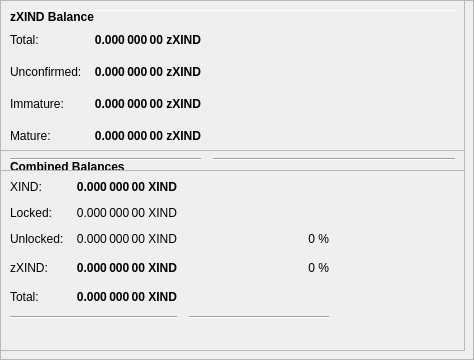
        <widget class="QFrame" name="frameObfuscation">
         <property name="minimumSize">
          <size>
           <width>0</width>
           <height>350</height>
          </size>
         </property>
         <property name="layoutDirection">
          <enum>Qt::LeftToRight</enum>
         </property>
         <property name="frameShape">
          <enum>QFrame::StyledPanel</enum>
         </property>
         <property name="frameShadow">
          <enum>QFrame::Raised</enum>
         </property>
         <widget class="QPushButton" name="runAutoDenom">
          <property name="geometry">
           <rect>
            <x>251</x>
            <y>17</y>
            <width>1</width>
            <height>1</height>
           </rect>
          </property>
          <property name="palette">
           <palette>
            <active>
             <colorrole role="WindowText">
              <brush brushstyle="SolidPattern">
               <color alpha="255">
                <red>0</red>
                <green>0</green>
                <blue>0</blue>
               </color>
              </brush>
             </colorrole>
             <colorrole role="Button">
              <brush brushstyle="SolidPattern">
               <color alpha="255">
                <red>239</red>
                <green>238</green>
                <blue>238</blue>
               </color>
              </brush>
             </colorrole>
             <colorrole role="Light">
              <brush brushstyle="SolidPattern">
               <color alpha="255">
                <red>255</red>
                <green>255</green>
                <blue>255</blue>
               </color>
              </brush>
             </colorrole>
             <colorrole role="Midlight">
              <brush brushstyle="SolidPattern">
               <color alpha="255">
                <red>247</red>
                <green>246</green>
                <blue>246</blue>
               </color>
              </brush>
             </colorrole>
             <colorrole role="Dark">
              <brush brushstyle="SolidPattern">
               <color alpha="255">
                <red>119</red>
                <green>119</green>
                <blue>119</blue>
               </color>
              </brush>
             </colorrole>
             <colorrole role="Mid">
              <brush brushstyle="SolidPattern">
               <color alpha="255">
                <red>159</red>
                <green>159</green>
                <blue>159</blue>
               </color>
              </brush>
             </colorrole>
             <colorrole role="Text">
              <brush brushstyle="SolidPattern">
               <color alpha="255">
                <red>0</red>
                <green>0</green>
                <blue>0</blue>
               </color>
              </brush>
             </colorrole>
             <colorrole role="BrightText">
              <brush brushstyle="SolidPattern">
               <color alpha="255">
                <red>255</red>
                <green>255</green>
                <blue>255</blue>
               </color>
              </brush>
             </colorrole>
             <colorrole role="ButtonText">
              <brush brushstyle="SolidPattern">
               <color alpha="255">
                <red>0</red>
                <green>0</green>
                <blue>0</blue>
               </color>
              </brush>
             </colorrole>
             <colorrole role="Base">
              <brush brushstyle="SolidPattern">
               <color alpha="255">
                <red>255</red>
                <green>255</green>
                <blue>255</blue>
               </color>
              </brush>
             </colorrole>
             <colorrole role="Window">
              <brush brushstyle="SolidPattern">
               <color alpha="255">
                <red>239</red>
                <green>238</green>
                <blue>238</blue>
               </color>
              </brush>
             </colorrole>
             <colorrole role="Shadow">
              <brush brushstyle="SolidPattern">
               <color alpha="255">
                <red>0</red>
                <green>0</green>
                <blue>0</blue>
               </color>
              </brush>
             </colorrole>
             <colorrole role="AlternateBase">
              <brush brushstyle="SolidPattern">
               <color alpha="255">
                <red>247</red>
                <green>246</green>
                <blue>246</blue>
               </color>
              </brush>
             </colorrole>
             <colorrole role="ToolTipBase">
              <brush brushstyle="SolidPattern">
               <color alpha="255">
                <red>255</red>
                <green>255</green>
                <blue>220</blue>
               </color>
              </brush>
             </colorrole>
             <colorrole role="ToolTipText">
              <brush brushstyle="SolidPattern">
               <color alpha="255">
                <red>0</red>
                <green>0</green>
                <blue>0</blue>
               </color>
              </brush>
             </colorrole>
            </active>
            <inactive>
             <colorrole role="WindowText">
              <brush brushstyle="SolidPattern">
               <color alpha="255">
                <red>0</red>
                <green>0</green>
                <blue>0</blue>
               </color>
              </brush>
             </colorrole>
             <colorrole role="Button">
              <brush brushstyle="SolidPattern">
               <color alpha="255">
                <red>239</red>
                <green>238</green>
                <blue>238</blue>
               </color>
              </brush>
             </colorrole>
             <colorrole role="Light">
              <brush brushstyle="SolidPattern">
               <color alpha="255">
                <red>255</red>
                <green>255</green>
                <blue>255</blue>
               </color>
              </brush>
             </colorrole>
             <colorrole role="Midlight">
              <brush brushstyle="SolidPattern">
               <color alpha="255">
                <red>247</red>
                <green>246</green>
                <blue>246</blue>
               </color>
              </brush>
             </colorrole>
             <colorrole role="Dark">
              <brush brushstyle="SolidPattern">
               <color alpha="255">
                <red>119</red>
                <green>119</green>
                <blue>119</blue>
               </color>
              </brush>
             </colorrole>
             <colorrole role="Mid">
              <brush brushstyle="SolidPattern">
               <color alpha="255">
                <red>159</red>
                <green>159</green>
                <blue>159</blue>
               </color>
              </brush>
             </colorrole>
             <colorrole role="Text">
              <brush brushstyle="SolidPattern">
               <color alpha="255">
                <red>0</red>
                <green>0</green>
                <blue>0</blue>
               </color>
              </brush>
             </colorrole>
             <colorrole role="BrightText">
              <brush brushstyle="SolidPattern">
               <color alpha="255">
                <red>255</red>
                <green>255</green>
                <blue>255</blue>
               </color>
              </brush>
             </colorrole>
             <colorrole role="ButtonText">
              <brush brushstyle="SolidPattern">
               <color alpha="255">
                <red>0</red>
                <green>0</green>
                <blue>0</blue>
               </color>
              </brush>
             </colorrole>
             <colorrole role="Base">
              <brush brushstyle="SolidPattern">
               <color alpha="255">
                <red>255</red>
                <green>255</green>
                <blue>255</blue>
               </color>
              </brush>
             </colorrole>
             <colorrole role="Window">
              <brush brushstyle="SolidPattern">
               <color alpha="255">
                <red>239</red>
                <green>238</green>
                <blue>238</blue>
               </color>
              </brush>
             </colorrole>
             <colorrole role="Shadow">
              <brush brushstyle="SolidPattern">
               <color alpha="255">
                <red>0</red>
                <green>0</green>
                <blue>0</blue>
               </color>
              </brush>
             </colorrole>
             <colorrole role="AlternateBase">
              <brush brushstyle="SolidPattern">
               <color alpha="255">
                <red>247</red>
                <green>246</green>
                <blue>246</blue>
               </color>
              </brush>
             </colorrole>
             <colorrole role="ToolTipBase">
              <brush brushstyle="SolidPattern">
               <color alpha="255">
                <red>255</red>
                <green>255</green>
                <blue>220</blue>
               </color>
              </brush>
             </colorrole>
             <colorrole role="ToolTipText">
              <brush brushstyle="SolidPattern">
               <color alpha="255">
                <red>0</red>
                <green>0</green>
                <blue>0</blue>
               </color>
              </brush>
             </colorrole>
            </inactive>
            <disabled>
             <colorrole role="WindowText">
              <brush brushstyle="SolidPattern">
               <color alpha="255">
                <red>119</red>
                <green>119</green>
                <blue>119</blue>
               </color>
              </brush>
             </colorrole>
             <colorrole role="Button">
              <brush brushstyle="SolidPattern">
               <color alpha="255">
                <red>239</red>
                <green>238</green>
                <blue>238</blue>
               </color>
              </brush>
             </colorrole>
             <colorrole role="Light">
              <brush brushstyle="SolidPattern">
               <color alpha="255">
                <red>255</red>
                <green>255</green>
                <blue>255</blue>
               </color>
              </brush>
             </colorrole>
             <colorrole role="Midlight">
              <brush brushstyle="SolidPattern">
               <color alpha="255">
                <red>247</red>
                <green>246</green>
                <blue>246</blue>
               </color>
              </brush>
             </colorrole>
             <colorrole role="Dark">
              <brush brushstyle="SolidPattern">
               <color alpha="255">
                <red>119</red>
                <green>119</green>
                <blue>119</blue>
               </color>
              </brush>
             </colorrole>
             <colorrole role="Mid">
              <brush brushstyle="SolidPattern">
               <color alpha="255">
                <red>159</red>
                <green>159</green>
                <blue>159</blue>
               </color>
              </brush>
             </colorrole>
             <colorrole role="Text">
              <brush brushstyle="SolidPattern">
               <color alpha="255">
                <red>119</red>
                <green>119</green>
                <blue>119</blue>
               </color>
              </brush>
             </colorrole>
             <colorrole role="BrightText">
              <brush brushstyle="SolidPattern">
               <color alpha="255">
                <red>255</red>
                <green>255</green>
                <blue>255</blue>
               </color>
              </brush>
             </colorrole>
             <colorrole role="ButtonText">
              <brush brushstyle="SolidPattern">
               <color alpha="255">
                <red>119</red>
                <green>119</green>
                <blue>119</blue>
               </color>
              </brush>
             </colorrole>
             <colorrole role="Base">
              <brush brushstyle="SolidPattern">
               <color alpha="255">
                <red>239</red>
                <green>238</green>
                <blue>238</blue>
               </color>
              </brush>
             </colorrole>
             <colorrole role="Window">
              <brush brushstyle="SolidPattern">
               <color alpha="255">
                <red>239</red>
                <green>238</green>
                <blue>238</blue>
               </color>
              </brush>
             </colorrole>
             <colorrole role="Shadow">
              <brush brushstyle="SolidPattern">
               <color alpha="255">
                <red>0</red>
                <green>0</green>
                <blue>0</blue>
               </color>
              </brush>
             </colorrole>
             <colorrole role="AlternateBase">
              <brush brushstyle="SolidPattern">
               <color alpha="255">
                <red>239</red>
                <green>238</green>
                <blue>238</blue>
               </color>
              </brush>
             </colorrole>
             <colorrole role="ToolTipBase">
              <brush brushstyle="SolidPattern">
               <color alpha="255">
                <red>255</red>
                <green>255</green>
                <blue>220</blue>
               </color>
              </brush>
             </colorrole>
             <colorrole role="ToolTipText">
              <brush brushstyle="SolidPattern">
               <color alpha="255">
                <red>0</red>
                <green>0</green>
                <blue>0</blue>
               </color>
              </brush>
             </colorrole>
            </disabled>
           </palette>
          </property>
          <property name="focusPolicy">
           <enum>Qt::NoFocus</enum>
          </property>
          <property name="autoFillBackground">
           <bool>true</bool>
          </property>
          <property name="text">
           <string/>
          </property>
          <property name="flat">
           <bool>true</bool>
          </property>
         </widget>
         <widget class="Line" name="line">
          <property name="geometry">
           <rect>
            <x>7</x>
            <y>10</y>
            <width>451</width>
            <height>1</height>
           </rect>
          </property>
          <property name="orientation">
           <enum>Qt::Horizontal</enum>
          </property>
         </widget>
         <widget class="QFrame" name="frame_3">
          <property name="geometry">
           <rect>
            <x>0</x>
            <y>150</y>
            <width>465</width>
            <height>201</height>
           </rect>
          </property>
          <property name="frameShape">
           <enum>QFrame::StyledPanel</enum>
          </property>
          <property name="frameShadow">
           <enum>QFrame::Raised</enum>
          </property>
          <layout class="QVBoxLayout" name="verticalLayout_5">
           <item>
            <layout class="QHBoxLayout" name="horizontalLayout_5" stretch="0">
             <item>
              <widget class="QLabel" name="label_5z">
               <property name="maximumSize">
                <size>
                 <width>16777215</width>
                 <height>20</height>
                </size>
               </property>
               <property name="font">
                <font>
                 <weight>75</weight>
                 <bold>true</bold>
                </font>
               </property>
               <property name="toolTip">
                <string>Combined Balances (including unconfirmed and immature coins)</string>
               </property>
               <property name="text">
                <string>&lt;html&gt;&lt;head/&gt;&lt;body&gt;&lt;p&gt;Combined Balances&lt;/p&gt;&lt;/body&gt;&lt;/html&gt;</string>
               </property>
              </widget>
             </item>
            </layout>
           </item>
           <item>
            <layout class="QGridLayout" name="gridLayout_3">
             <property name="spacing">
              <number>12</number>
             </property>
             <item row="7" column="0" colspan="2">
              <widget class="Line" name="lineSpendableBalance_3">
               <property name="orientation">
                <enum>Qt::Horizontal</enum>
               </property>
              </widget>
             </item>
             <item row="7" column="2">
              <widget class="Line" name="lineWatchBalance_3">
               <property name="sizePolicy">
                <sizepolicy hsizetype="Preferred" vsizetype="Fixed">
                 <horstretch>0</horstretch>
                 <verstretch>0</verstretch>
                </sizepolicy>
               </property>
               <property name="minimumSize">
                <size>
                 <width>140</width>
                 <height>0</height>
                </size>
               </property>
               <property name="orientation">
                <enum>Qt::Horizontal</enum>
               </property>
              </widget>
             </item>
             <item row="4" column="1">
              <widget class="QLabel" name="labelzBalancez">
               <property name="font">
                <font>
                 <weight>75</weight>
                 <bold>true</bold>
                </font>
               </property>
               <property name="cursor">
                <cursorShape>IBeamCursor</cursorShape>
               </property>
               <property name="toolTip">
                <string>Total of transactions that have yet to be confirmed, and do not yet count toward the spendable balance</string>
               </property>
               <property name="text">
                <string notr="true">0.000 000 00 XIND</string>
               </property>
               <property name="alignment">
                <set>Qt::AlignRight|Qt::AlignTrailing|Qt::AlignVCenter</set>
               </property>
               <property name="textInteractionFlags">
                <set>Qt::LinksAccessibleByMouse|Qt::TextSelectableByKeyboard|Qt::TextSelectableByMouse</set>
               </property>
              </widget>
             </item>
             <item row="6" column="1">
              <widget class="QLabel" name="labelTotalz">
               <property name="font">
                <font>
                 <weight>75</weight>
                 <bold>true</bold>
                </font>
               </property>
               <property name="cursor">
                <cursorShape>IBeamCursor</cursorShape>
               </property>
               <property name="toolTip">
                <string>Total Balance, including unconfirmed and immature coins.</string>
               </property>
               <property name="text">
                <string notr="true">0.000 000 00 XIND</string>
               </property>
               <property name="alignment">
                <set>Qt::AlignRight|Qt::AlignTrailing|Qt::AlignVCenter</set>
               </property>
               <property name="textInteractionFlags">
                <set>Qt::LinksAccessibleByMouse|Qt::TextSelectableByKeyboard|Qt::TextSelectableByMouse</set>
               </property>
              </widget>
             </item>
             <item row="4" column="3">
              <spacer name="horizontalSpacer_6">
               <property name="orientation">
                <enum>Qt::Horizontal</enum>
               </property>
               <property name="sizeHint" stdset="0">
                <size>
                 <width>40</width>
                 <height>20</height>
                </size>
               </property>
              </spacer>
             </item>
             <item row="6" column="0">
              <widget class="QLabel" name="labelTotalTextz">
               <property name="text">
                <string>Total:</string>
               </property>
              </widget>
             </item>
             <item row="1" column="0">
              <widget class="QLabel" name="labelBalanceTextz">
               <property name="text">
                <string>XIND:</string>
               </property>
              </widget>
             </item>
             <item row="1" column="1">
              <widget class="QLabel" name="labelBalancez">
               <property name="font">
                <font>
                 <weight>75</weight>
                 <bold>true</bold>
                </font>
               </property>
               <property name="cursor">
                <cursorShape>IBeamCursor</cursorShape>
               </property>
               <property name="toolTip">
                <string>Your current spendable balance</string>
               </property>
               <property name="text">
                <string notr="true">0.000 000 00 XIND</string>
               </property>
               <property name="alignment">
                <set>Qt::AlignRight|Qt::AlignTrailing|Qt::AlignVCenter</set>
               </property>
               <property name="textInteractionFlags">
                <set>Qt::LinksAccessibleByMouse|Qt::TextSelectableByKeyboard|Qt::TextSelectableByMouse</set>
               </property>
              </widget>
             </item>
             <item row="4" column="0">
              <widget class="QLabel" name="labelzBalanceTextz">
               <property name="toolTip">
                <string/>
               </property>
               <property name="text">
                <string>zXIND:</string>
               </property>
              </widget>
             </item>
             <item row="4" column="2">
              <widget class="QLabel" name="labelzXINDPercent">
               <property name="toolTip">
                <string>Current percentage of zXIND.
If AutoMint is enabled this percentage will settle around the configured AutoMint percentage (default = 10%)</string>
               </property>
               <property name="text">
                <string>0 %</string>
               </property>
               <property name="alignment">
                <set>Qt::AlignRight|Qt::AlignTrailing|Qt::AlignVCenter</set>
               </property>
              </widget>
             </item>
             <item row="6" column="2">
              <widget class="QLabel" name="label100Percent">
               <property name="text">
                <string/>
               </property>
               <property name="alignment">
                <set>Qt::AlignRight|Qt::AlignTrailing|Qt::AlignVCenter</set>
               </property>
              </widget>
             </item>
             <item row="2" column="1">
              <widget class="QLabel" name="labelLockedBalance">
               <property name="toolTip">
                <string>Locked XIND or Masternode collaterals. These are excluded from zXIND minting.</string>
               </property>
               <property name="text">
                <string>0.000 000 00 XIND</string>
               </property>
               <property name="alignment">
                <set>Qt::AlignRight|Qt::AlignTrailing|Qt::AlignVCenter</set>
               </property>
              </widget>
             </item>
             <item row="2" column="0">
              <widget class="QLabel" name="labelLockedBalanceText">
               <property name="toolTip">
                <string>Locked XIND or Masternode collaterals. These are excluded from zXIND minting.</string>
               </property>
               <property name="text">
                <string>Locked:</string>
               </property>
              </widget>
             </item>
             <item row="3" column="0">
              <widget class="QLabel" name="labelUnLockedBalanceText">
               <property name="toolTip">
                <string>Unlocked XINDs. These can be used for zXIND minting.</string>
               </property>
               <property name="text">
                <string>Unlocked:</string>
               </property>
              </widget>
             </item>
             <item row="3" column="1">
              <widget class="QLabel" name="labelUnLockedBalance">
               <property name="toolTip">
                <string>Unlocked XINDs. These can be used for zXIND minting.</string>
               </property>
               <property name="text">
                <string>0.000 000 00 XIND</string>
               </property>
               <property name="alignment">
                <set>Qt::AlignRight|Qt::AlignTrailing|Qt::AlignVCenter</set>
               </property>
              </widget>
             </item>
             <item row="3" column="2">
              <widget class="QLabel" name="labelXINDPercent">
               <property name="text">
                <string>0 %</string>
               </property>
               <property name="alignment">
                <set>Qt::AlignRight|Qt::AlignTrailing|Qt::AlignVCenter</set>
               </property>
              </widget>
             </item>
            </layout>
           </item>
           <item>
            <spacer name="verticalSpacer">
             <property name="orientation">
              <enum>Qt::Vertical</enum>
             </property>
             <property name="sizeHint" stdset="0">
              <size>
               <width>20</width>
               <height>40</height>
              </size>
             </property>
            </spacer>
           </item>
          </layout>
         </widget>
         <widget class="QFrame" name="frame_4">
          <property name="geometry">
           <rect>
            <x>0</x>
            <y>0</y>
            <width>465</width>
            <height>171</height>
           </rect>
          </property>
          <property name="frameShape">
           <enum>QFrame::StyledPanel</enum>
          </property>
          <property name="frameShadow">
           <enum>QFrame::Raised</enum>
          </property>
          <layout class="QVBoxLayout" name="verticalLayout_7">
           <item>
            <layout class="QHBoxLayout" name="horizontalLayout_8" stretch="0">
             <item>
              <widget class="QLabel" name="label_5z_3">
               <property name="maximumSize">
                <size>
                 <width>16777215</width>
                 <height>20</height>
                </size>
               </property>
               <property name="font">
                <font>
                 <weight>75</weight>
                 <bold>true</bold>
                </font>
               </property>
               <property name="text">
                <string>zXIND Balance</string>
               </property>
              </widget>
             </item>
            </layout>
           </item>
           <item>
            <layout class="QGridLayout" name="gridLayout_5">
             <property name="spacing">
              <number>12</number>
             </property>
             <item row="4" column="0">
              <widget class="QLabel" name="labelzBalanceMatureText">
               <property name="toolTip">
                <string>Mature: more than 20 confirmation and more than 1 mints of the same denomination after it was minted.
These zXIND are spendable.</string>
               </property>
               <property name="text">
                <string>Mature:</string>
               </property>
              </widget>
             </item>
             <item row="5" column="0" colspan="2">
              <widget class="Line" name="lineSpendableBalance_5">
               <property name="orientation">
                <enum>Qt::Horizontal</enum>
               </property>
              </widget>
             </item>
             <item row="1" column="1">
              <widget class="QLabel" name="labelzBalance">
               <property name="font">
                <font>
                 <weight>75</weight>
                 <bold>true</bold>
                </font>
               </property>
               <property name="cursor">
                <cursorShape>IBeamCursor</cursorShape>
               </property>
               <property name="toolTip">
                <string>All available zXIND, unconfirmed and immature zXIND included.</string>
               </property>
               <property name="text">
                <string notr="true">0.000 000 00 zXIND</string>
               </property>
               <property name="alignment">
                <set>Qt::AlignRight|Qt::AlignTrailing|Qt::AlignVCenter</set>
               </property>
               <property name="textInteractionFlags">
                <set>Qt::LinksAccessibleByMouse|Qt::TextSelectableByKeyboard|Qt::TextSelectableByMouse</set>
               </property>
              </widget>
             </item>
             <item row="5" column="2">
              <widget class="Line" name="lineWatchBalance_5">
               <property name="sizePolicy">
                <sizepolicy hsizetype="Preferred" vsizetype="Fixed">
                 <horstretch>0</horstretch>
                 <verstretch>0</verstretch>
                </sizepolicy>
               </property>
               <property name="minimumSize">
                <size>
                 <width>140</width>
                 <height>0</height>
                </size>
               </property>
               <property name="orientation">
                <enum>Qt::Horizontal</enum>
               </property>
              </widget>
             </item>
             <item row="1" column="0">
              <widget class="QLabel" name="labelzBalanceText">
               <property name="toolTip">
                <string>All available zXIND, unconfirmed and immature zXIND included.</string>
               </property>
               <property name="text">
                <string>Total:</string>
               </property>
              </widget>
             </item>
             <item row="1" column="2">
              <spacer name="horizontalSpacer_8">
               <property name="orientation">
                <enum>Qt::Horizontal</enum>
               </property>
               <property name="sizeHint" stdset="0">
                <size>
                 <width>40</width>
                 <height>20</height>
                </size>
               </property>
              </spacer>
             </item>
             <item row="4" column="2">
              <spacer name="horizontalSpacer_4">
               <property name="orientation">
                <enum>Qt::Horizontal</enum>
               </property>
               <property name="sizeHint" stdset="0">
                <size>
                 <width>40</width>
                 <height>20</height>
                </size>
               </property>
              </spacer>
             </item>
             <item row="4" column="1">
              <widget class="QLabel" name="labelzBalanceMature">
               <property name="font">
                <font>
                 <weight>75</weight>
                 <bold>true</bold>
                </font>
               </property>
               <property name="toolTip">
                <string>Mature: more than 20 confirmation and more than 1 mints of the same denomination after it was minted.
These zXIND are spendable.</string>
               </property>
               <property name="text">
                <string>0.000 000 00 zXIND</string>
               </property>
               <property name="alignment">
                <set>Qt::AlignRight|Qt::AlignTrailing|Qt::AlignVCenter</set>
               </property>
              </widget>
             </item>
             <item row="2" column="0">
              <widget class="QLabel" name="labelzBalanceUnconfirmedText">
               <property name="toolTip">
                <string>Unconfirmed: less than 20 confirmations
Immature: confirmed, but less than 1 mints of the same denomination after it was minted</string>
               </property>
               <property name="text">
                <string>Unconfirmed:</string>
               </property>
              </widget>
             </item>
             <item row="2" column="1">
              <widget class="QLabel" name="labelzBalanceUnconfirmed">
               <property name="font">
                <font>
                 <weight>75</weight>
                 <bold>true</bold>
                </font>
               </property>
               <property name="toolTip">
                <string>Unconfirmed: less than 20 confirmations
Immature: confirmed, but less than 1 mints of the same denomination after it was minted</string>
               </property>
               <property name="text">
                <string>0.000 000 00 zXIND</string>
               </property>
               <property name="alignment">
                <set>Qt::AlignRight|Qt::AlignTrailing|Qt::AlignVCenter</set>
               </property>
              </widget>
             </item>
             <item row="2" column="2">
              <spacer name="horizontalSpacer_5">
               <property name="orientation">
                <enum>Qt::Horizontal</enum>
               </property>
               <property name="sizeHint" stdset="0">
                <size>
                 <width>40</width>
                 <height>20</height>
                </size>
               </property>
              </spacer>
             </item>
             <item row="3" column="0">
              <widget class="QLabel" name="labelzBalanceImmatureText">
               <property name="toolTip">
                <string>Unconfirmed: less than 20 confirmations
Immature: confirmed, but less than 1 mints of the same denomination after it was minted</string>
               </property>
               <property name="text">
                <string>Immature:</string>
               </property>
              </widget>
             </item>
             <item row="3" column="1">
              <widget class="QLabel" name="labelzBalanceImmature">
               <property name="font">
                <font>
                 <weight>75</weight>
                 <bold>true</bold>
                </font>
               </property>
               <property name="toolTip">
                <string>Unconfirmed: less than 20 confirmations
Immature: confirmed, but less than 1 mints of the same denomination after it was minted</string>
               </property>
               <property name="text">
                <string>0.000 000 00 zXIND</string>
               </property>
               <property name="alignment">
                <set>Qt::AlignRight|Qt::AlignTrailing|Qt::AlignVCenter</set>
               </property>
              </widget>
             </item>
             <item row="3" column="2">
              <spacer name="horizontalSpacer_7">
               <property name="orientation">
                <enum>Qt::Horizontal</enum>
               </property>
               <property name="sizeHint" stdset="0">
                <size>
                 <width>40</width>
                 <height>20</height>
                </size>
               </property>
              </spacer>
             </item>
            </layout>
           </item>
          </layout>
         </widget>
        </widget>
